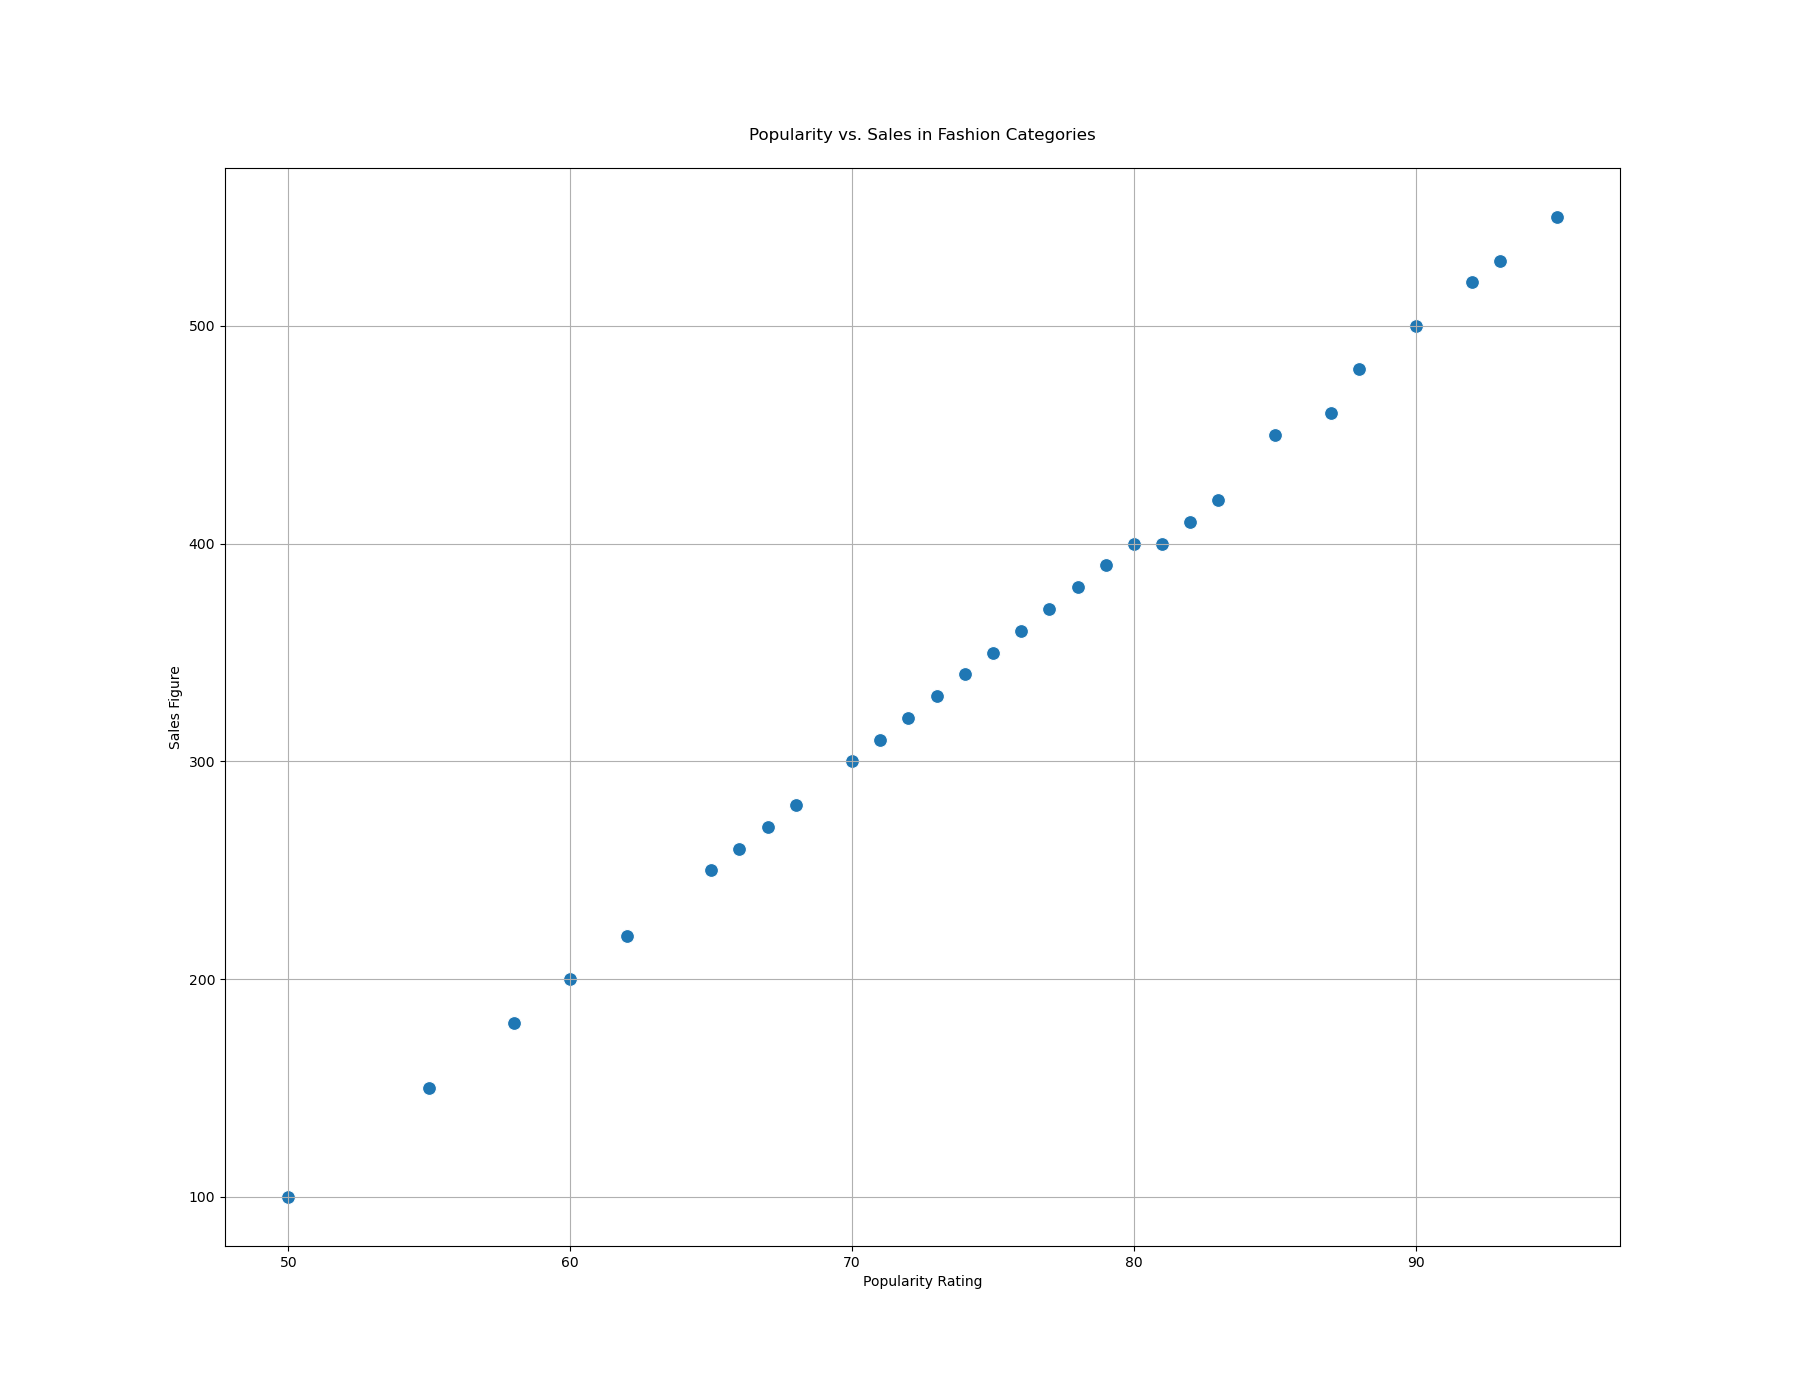

Write the Python code that produced this figure.

import pandas as pd
import seaborn as sb
import matplotlib.pyplot as plt

# Data points
data = {
    'Category': ['Luxury_Brands', 'Streetwear', 'Athleisure', 'Casual_Wear', 'Formal_Wear', 'Vintage_Fashion', 'Eco_Fashion', 
                 'Fast_Fashion', 'High_Street', 'Handmade_Fashion', 'Bohemian', 'Gothic', 'Punk', 'Retro', 'Hip_Hop', 
                 'Grunge', 'Preppy', 'Minimalist', 'Avant_Garde', 'Sportswear', 'Business_Casual', 'Y2K', 'Loungewear', 
                 'Indie', 'Artisanal', 'Haute_Couture', 'Techwear', 'Costume_Design', 'Glam', 'Beachwear'],
    'Popularity_Rating': [90, 85, 80, 75, 70, 65, 95, 60, 55, 50, 88, 58, 78, 68, 83, 62, 73, 77, 92, 87, 72, 67, 82, 66, 71, 93, 81, 74, 79, 76],
    'Sales_Figure': [500, 450, 400, 350, 300, 250, 550, 200, 150, 100, 480, 180, 380, 280, 420, 220, 330, 370, 520, 460, 320, 270, 410, 260, 310, 530, 400, 340, 390, 360]
}

# Create DataFrame
df = pd.DataFrame(data)

# Set up the matplotlib figure
plt.figure(figsize=(18, 14))

# Draw a seaborn scatter plot
sb.scatterplot(data=df, x="Popularity_Rating", y="Sales_Figure", palette=['#FF4500', '#1E90FF'], s=100)

# Additional customizations
plt.title('Popularity vs. Sales in Fashion Categories', pad=20)
plt.xlabel('Popularity Rating')
plt.ylabel('Sales Figure')
plt.grid(True)

# Show the plot
plt.show()
